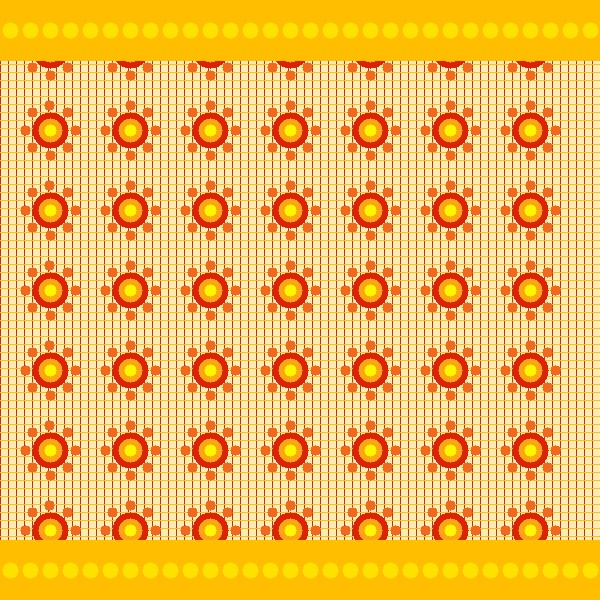
#> input picture backend/test_saree.jpg, 600 x 600 px
$ python -i cv_service.py   (imports and definitions only)   (older library calls are emulated)
#> lines starting #> are read from the running program, lines starting #| are printed output that depends on the picture
#> further down, picture is the input picture: shape (600, 600, 3); mean B, G, R 90.6, 186.7, 240
import io
import logging
import cv2
import numpy as np
from PIL import Image
from dataclasses import dataclass, field
from typing import Any, Dict, Tuple, List
from app.config import get_settings
from app.core.anti_generative import non_generative

# ---------------------------------------------------------------------------
# rembg U²-Net — optional; falls back to GrabCut on import failure
# (e.g., offline deployments where ONNX weights cannot be downloaded)
# ---------------------------------------------------------------------------
try:
    from rembg import remove as rembg_remove
    _REMBG_AVAILABLE = True
except Exception:  # pragma: no cover
    _REMBG_AVAILABLE = False
    rembg_remove = None  # type: ignore

logger = logging.getLogger(__name__)
# [1 line that did not run here, left out]


@dataclass
class PipelineStepResult:
    """
    Records the outcome of a single stage in the AI Studio enhancement pipeline.
    """
    step_name: str          # Human-readable step label (e.g. "CLAHE Color Equalization")
    step_code: str          # Machine-readable key (e.g. "clahe_equalization")
    applied: bool           # Whether this step was successfully executed
    description: str        # What this step does
    authenticity_note: str  # Non-generative guarantee statement for this step


@dataclass
class StudioPipelineResult:
    """
    Structured output of the full 3-stage AI Studio enhancement pipeline.
    """
    enhanced_bytes: bytes
    complexity_score: float
    clahe_applied: bool
    background_removed: bool
    crop_applied: bool
    # True when rembg U²-Net ran; False when GrabCut CPU fallback was used
    rembg_used: bool = False
    pipeline_steps: List[PipelineStepResult] = field(default_factory=list)
    authenticity_guarantee: str = (
        "Zero Generative Hallucination • Authentic Weave Texture Preserved • "
        "Non-Synthetic Non-Generative AI Pipeline Only"
    )


class ComputerVisionService:
    """
    Implements Page 3 Studio Enhancement Pipeline (Step 3 of 7-Step Product Wizard):
    1. Background extraction (U²-Net / GrabCut Salient Object Detection)
    2. Lighting and gamma equalization (OpenCV CLAHE in LAB color space)
    3. Centered auto-cropping to standardized 1:1 e-commerce ratio
    4. Visual complexity scoring (used downstream in pricing engine)

    All three transformations are NON-GENERATIVE:
    - No pixels are hallucinated or synthesized by any generative model.
    - The artisan's authentic weave texture, traditional dye colors, and craft fingerprint are preserved.
    """

    # [13 lines left out: function calculate_visual_complexity, not called in this run]

    @staticmethod
    def equalize_lighting(image_bgr: np.ndarray) -> np.ndarray:
        """
        White-light enhancement: CLAHE on LAB L-channel + mild incandescent de-yellow.

        Strategy — white studio light simulation:
          1. CLAHE on L only  → local contrast boost, no hue change.
          2. B channel −8     → pulls warm incandescent yellow toward neutral daylight.
                                B > 128 = warm/yellow; offset of −8 removes cast without
                                affecting actual craft hues (imperceptible shift).
          3. A channel        → never touched (red/green natural dye balance preserved).
        """
        lab = cv2.cvtColor(image_bgr, cv2.COLOR_BGR2LAB)
#> lab: shape (600, 600, 3); mean of channels 0, 1, 2 203.1, 138.7, 179.7
        l, a, b = cv2.split(lab)
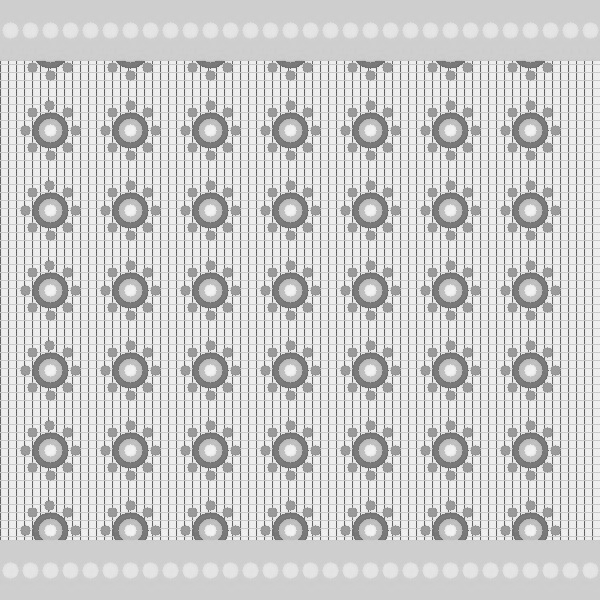
#> l: shape (600, 600); min 88, max 247, mean 203.1
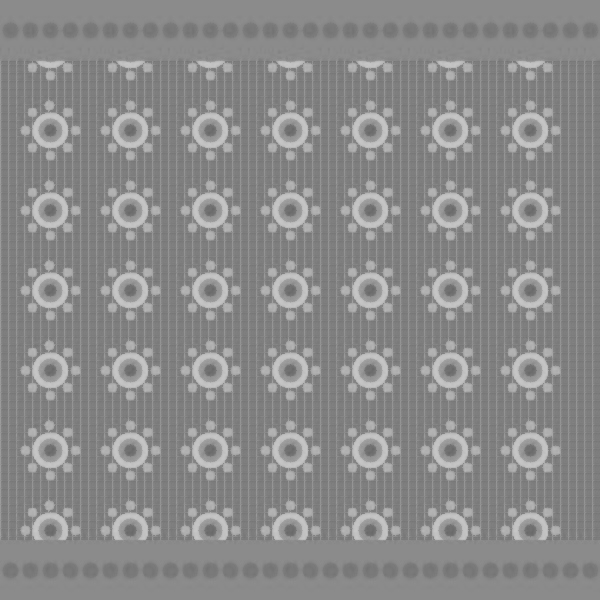
#> a: shape (600, 600); min 106, max 199, mean 138.7
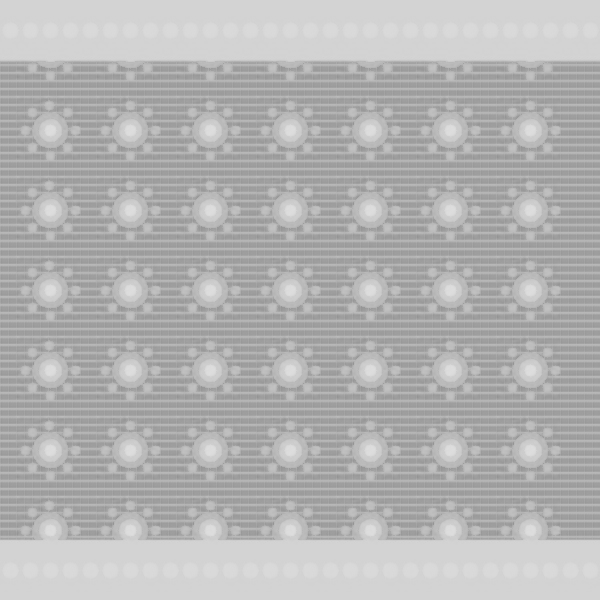
#> b: shape (600, 600); min 148, max 221, mean 179.7
        clahe = cv2.createCLAHE(clipLimit=3.0, tileGridSize=(8, 8))
        cl = clahe.apply(l)
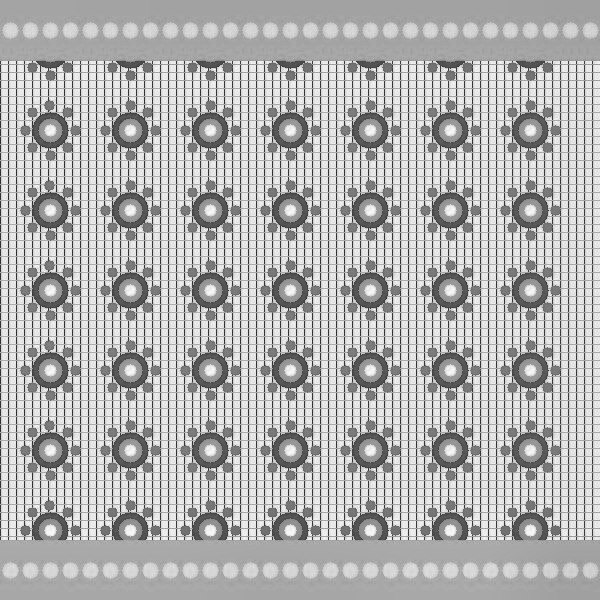
#> cl: shape (600, 600); min 33, max 252, mean 177.9
        # Mild de-yellow: −8 on B axis (blue-yellow) removes incandescent bulb warmth.
        cb = np.clip(b.astype(np.int16) - 8, 0, 255).astype(np.uint8)
        limg = cv2.merge((cl, a, cb))
#> limg: shape (600, 600, 3); mean of channels 0, 1, 2 177.9, 138.7, 171.7
        enhanced = cv2.cvtColor(limg, cv2.COLOR_LAB2BGR)
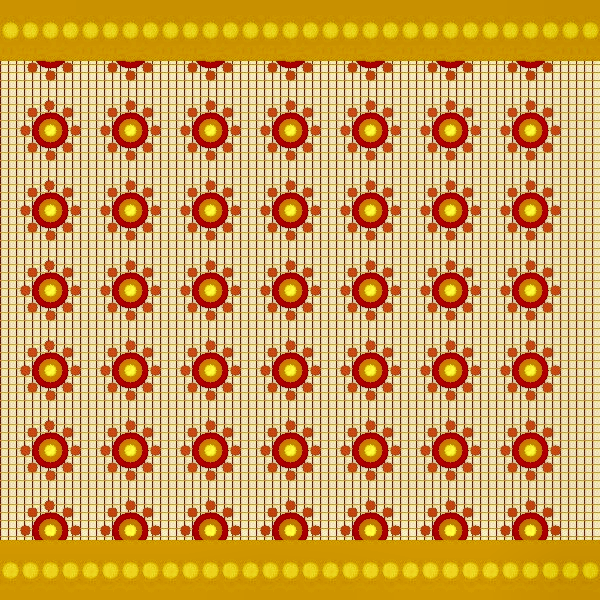
#> enhanced: shape (600, 600, 3); mean B, G, R 88.1, 160.9, 207.5
        return enhanced


    # [300 lines left out: functions _grabcut_fallback, remove_background, crop_to_square, enhance_image_with_detail, enhance_image, not called in this run]


cv_service = ComputerVisionService()


# ----------------------------------------------------------------------------
# Ask Dadi (assistant_service) LangChain tool backend — Task 2.7
# Wraps the REAL non-generative AI Studio pipeline so the conversational bot
# can analyze an actual product photo (complexity, lighting, blur) instead of
# giving generic advice. Reuses cv_service functions only — no new CV math here.
# ----------------------------------------------------------------------------

# [115 lines left out: function analyze_craft_photo, not called in this run]

>>> import cv2
>>> picture = cv2.imread('../../../../backend/test_saree.jpg')
>>> result = ComputerVisionService().equalize_lighting(picture)
